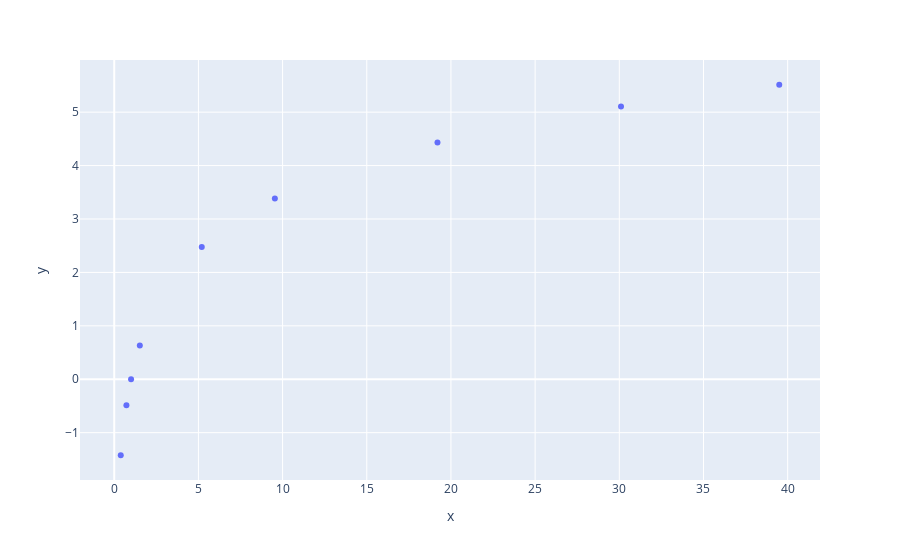

The notebook cell saved with this chart:
### Code cell
fig = px.scatter( x=frame.Xs, y=frame.lny)
fig.show()

### Figure 1 — Plotly figure (JSON) as saved in the notebook; plotly's stock layout.template omitted (floating-point values rounded to 4 significant figures)
{"data": [{"hovertemplate": "x=%{x}<br>y=%{y}<extra></extra>", "legendgroup": "", "marker": {"color": "#636efa", "symbol": "circle"}, "mode": "markers", "name": "", "orientation": "v", "showlegend": false, "type": "scatter", "x": [0.387, 0.723, 1, 1.52, 5.2, 9.54, 19.2, 30.1, 39.5], "xaxis": "x", "y": [-1.423, -0.4861, 0, 0.6313, 2.477, 3.384, 4.431, 5.106, 5.513], "yaxis": "y"}], "layout": {"legend": {"tracegroupgap": 0}, "margin": {"t": 60}, "xaxis": {"anchor": "y", "domain": [0, 1], "title": {"text": "x"}}, "yaxis": {"anchor": "x", "domain": [0, 1], "title": {"text": "y"}}}}
